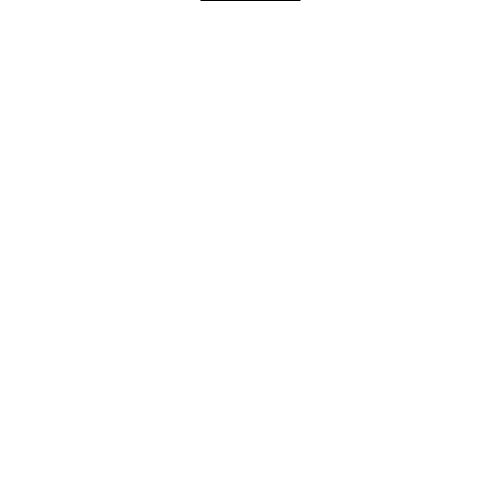
Frame 1 (no input)
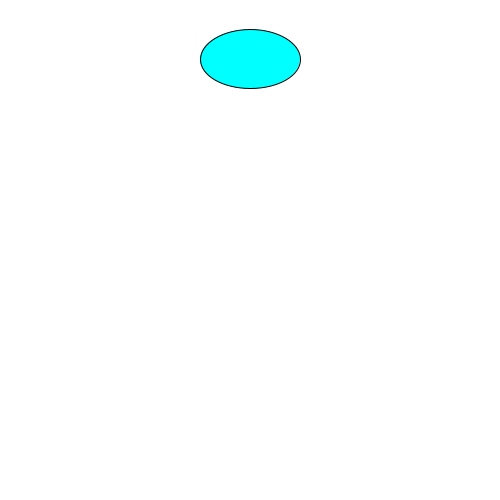
Frame 60 (the mouse pressed at the canvas centre just before this capture)
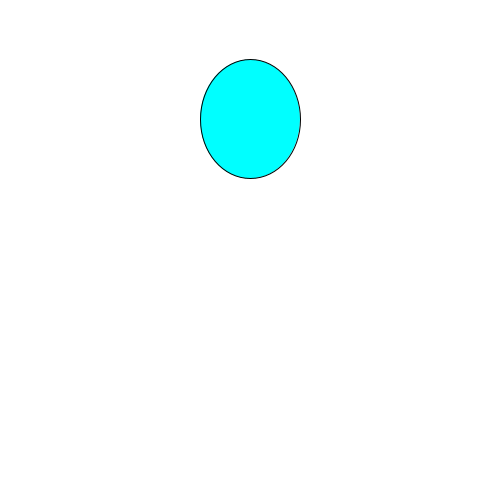
Frame 120 (the mouse held since frame 60 and released just before this capture)

The Processing sketch that drew these frames (run headless with seeded random() and noise(); from frame 60 on, the mouse is pressed at the canvas centre):

// Processing sketch: sketch_03_move
// ── sketch_03_move.pde
int posX = 250;
int posY = 0;

void setup() {
  size(500, 500);
}

void draw() {
  background(255);

  fill(0,255,255);
  ellipse(posX, posY, 100, posY);

  //  posY = posY + 1;
  posY += 1;
}
